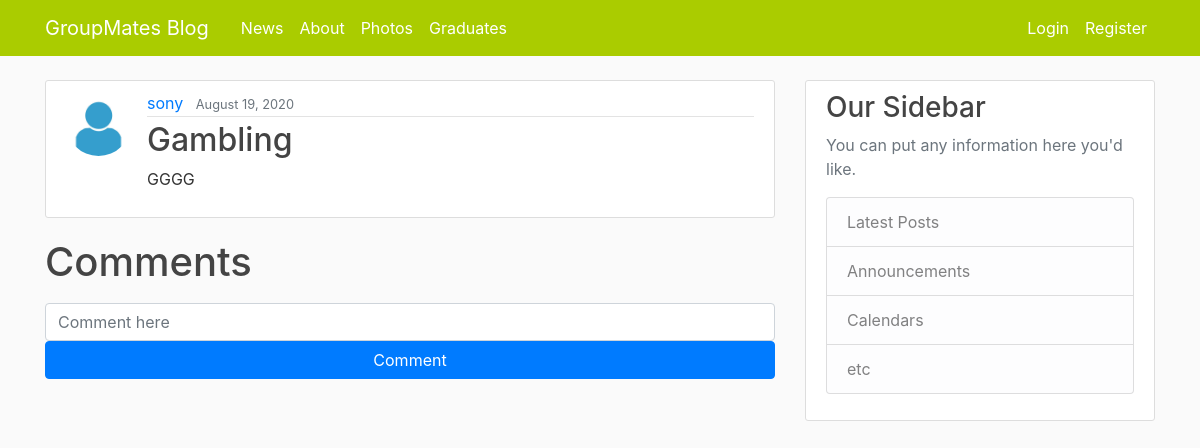
The page /post/16/ on the database as committed earlier.
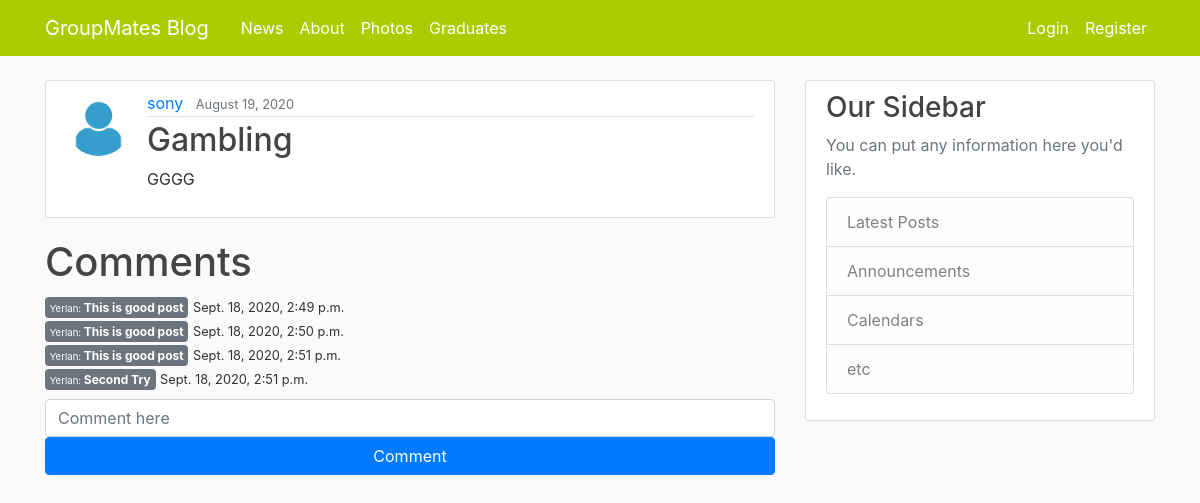
The same page on the database as committed later.
### BlogApp/models.py (models this page shows, shortened)
class CommentsOnPost(models.Model):
    author = models.ForeignKey(User, on_delete=models.DO_NOTHING)
    post = models.ForeignKey(Post, on_delete=models.CASCADE)
    content = models.TextField()
    date_added = models.DateTimeField(default=timezone.now)

### BlogApp/views.py (the view, shortened to what this page needs)
# urls.py: path('post/<int:pk>/', PostDetailView.as_view(), name= "post-detail"),
class PostDetailView(DetailView):
    model = Post
    def get_context_data(self, **kwargs):
        context = super(PostDetailView, self).get_context_data(**kwargs)
        context['comments'] = CommentsOnPost.objects.all().filter(post=Post.objects.get(id=self.kwargs.get('pk')))
        return context

### BlogApp/templates/BlogApp/post_detail.html (shortened to what this page needs)
{% extends "BlogApp/base.html" %}
{% load static %}
{% block content %}
    <article class="media content-section">
        <img class="rounded-circle article-img" src="{{ object.author.profile.image.url }}">
      <div class="media-body">
        <div class="article-metadata">
          <a class="mr-2" href="{% url 'user-posts' object.author.username %}">{{ object.author }}</a>
          <small class="text-muted">{{ object.date_posted|date:"F d, Y" }}</small>
        </div>
        <h2 class="article-title">{{ object.title }}</h2>
        <p class="article-content">{{ object.content }}</p>
      </div>
    </article>
    <h1>Comments</h1>
    {% if comments %}
        {% for comment in comments %}
            <div class="">
                <a href="#com" style="text-decoration:none;">
                  <h5 class="d-inline badge badge-secondary comment"><small style="font-weight:italic;">{{ comment.author }}: </small> {{ comment.content }}</h6>
                </a>
                <small>{{ comment.date_added }}</small>
            </div>
        {% endfor %}
    {% endif %}
    <form action="" method="post" class="col-form-label-lg">
        <input id="com" class="form-control" type="text" name="comment" placeholder="Comment here">
        <button type="submit" class="btn btn-primary btn-md btn-block">Comment</button>
    </form>
{% endblock content %}

Rows that differ between the two databases and show on the page:
added CommentsOnPost: author "Yerlan", content "This is good post", date_added "Sept. 18, 2020, 2:49 p.m."
added CommentsOnPost: author "Yerlan", content "This is good post", date_added "Sept. 18, 2020, 2:50 p.m."
added CommentsOnPost: author "Yerlan", content "This is good post", date_added "Sept. 18, 2020, 2:51 p.m."
added CommentsOnPost: author "Yerlan", content "Second Try", date_added "Sept. 18, 2020, 2:51 p.m."
